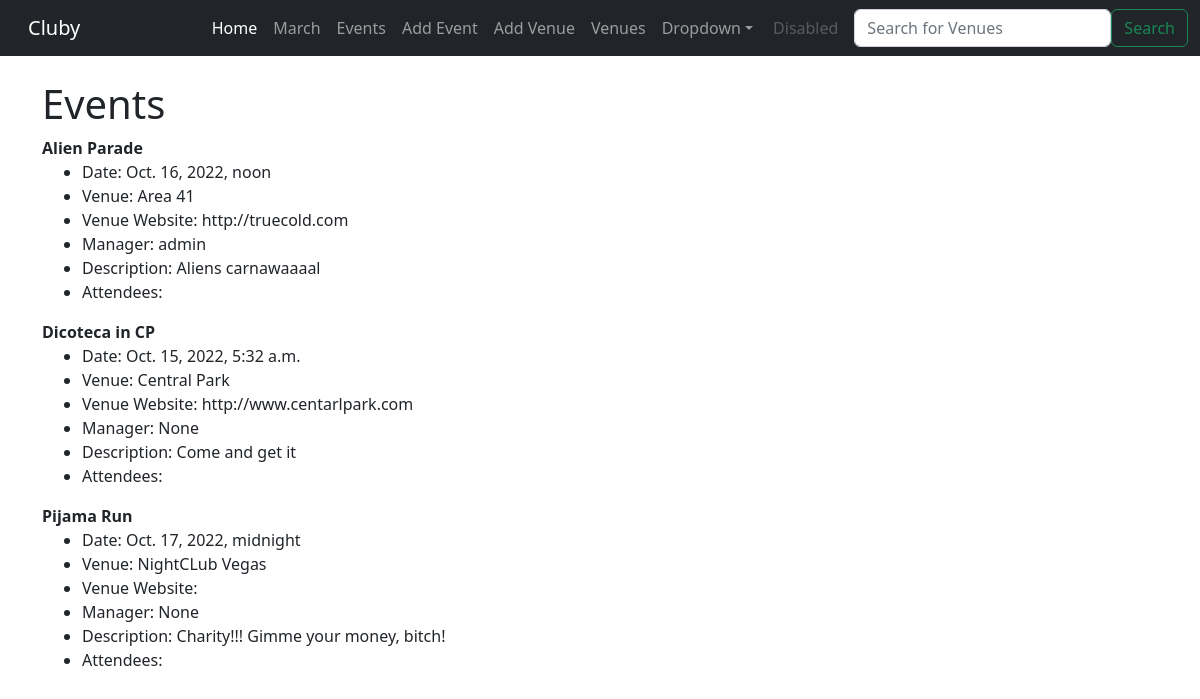
Before: /events with the older database file.
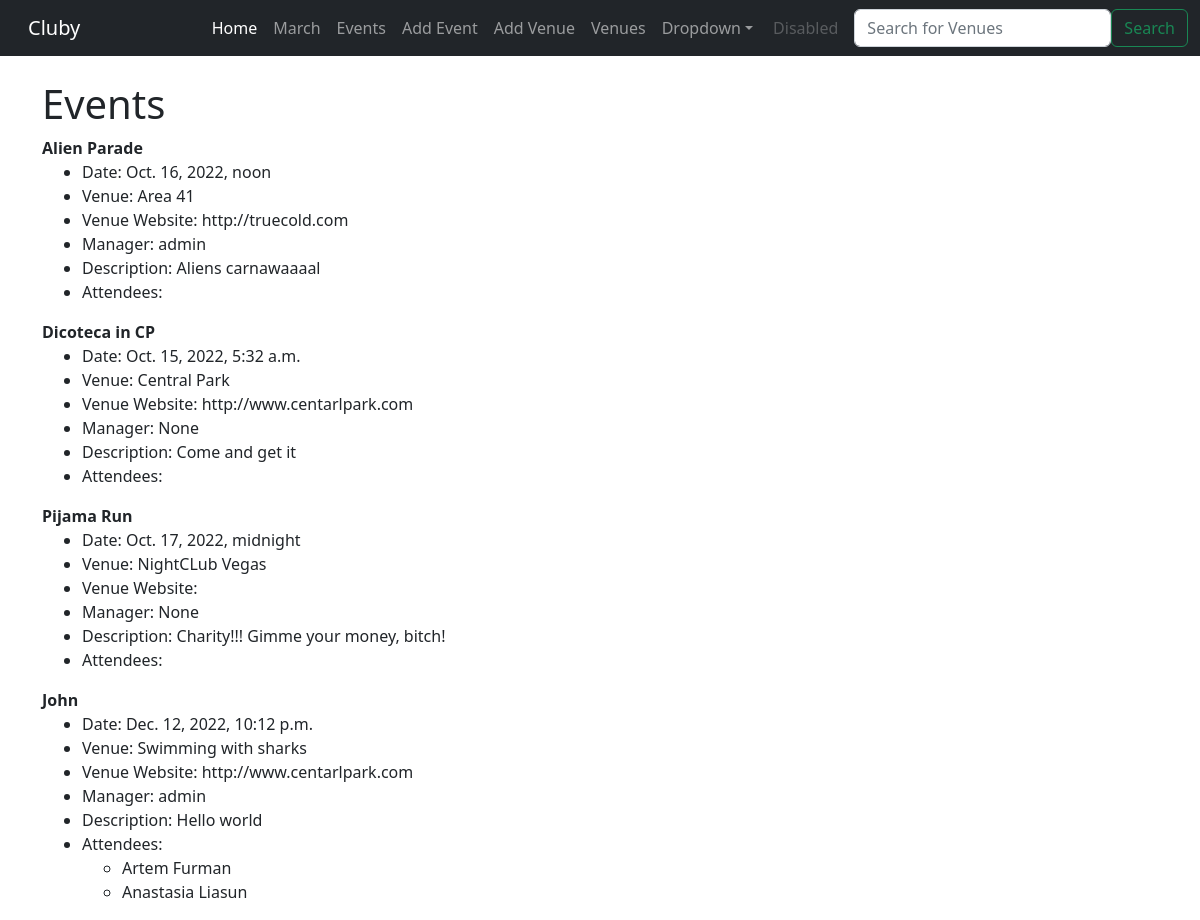
After: the same page with the newer database file.
### events/models.py (models this page shows, shortened)
class Event(models.Model):
    name = models.CharField('Event Name', max_length=120)
    event_date = models.DateTimeField('Event Date')
    venue = models.ForeignKey(Venue, blank=True, null=True, on_delete=models.CASCADE)
    manager = models.ForeignKey(User, blank=True, null=True, on_delete=models.SET_NULL)
    description = models.TextField(blank=True)
    attendees = models.ManyToManyField(MyClubUser, blank=True)

class Venue(models.Model):
    name = models.CharField('Venue Name', max_length = 120)
    address = models.CharField(max_length = 300)
    zip_code = models.CharField('Zip Code', max_length = 15)
    phone = models.CharField('Contact Phone', max_length = 25, blank=True)
    web = models.URLField('Website Address', blank=True)
    email_address = models.EmailField('Email Address', blank=True)
    def __str__(self):
        return self.name

class MyClubUser(models.Model):
    first_name =models.CharField('Event Name', max_length=30)
    last_name = models.CharField('Event Name', max_length=30)
    email = models.EmailField("User Email")
    def __str__(self):
        return self.first_name + " " + self.last_name

### events/views.py (the view)
# urls.py: path('events', views.all_events, name='list-events'),
def all_events(request):
    event_list = Event.objects.all()
    return render(request, 'events/event_list.html', {
        "event_list": event_list
    })

### events/templates/events/event_list.html
{% extends 'events/base.html' %}
{% block content %}
    <div class="container">
    <h1>Events</h1>
    {% for event in event_list %}
        <strong>{{ event.name }}</strong>
        <ul>
        <li>Date: {{ event.event_date }}</li>
        <li>Venue: {{ event.venue }}</li>
        <li>Venue Website: {{ event.venue.web}}</li>
        <li>Manager: {{ event.manager }}</li>
        <li>Description: {{ event.description }}</li>
        <li> Attendees:
            <ul>
        {% for user in event.attendees.all %}
        <li>{{ user }}</li>
        {% endfor %}
        </ul>
        </ul>
    {% endfor %}
    </div>
{% endblock %}

### events/templates/events/base.html (shortened to what this page needs)
<!doctype html>
<html lang="ar" dir="ltr">
  <head>
    <link rel="stylesheet" href="https://cdn.jsdelivr.net/npm/bootstrap@5.2.2/dist/css/bootstrap.rtl.min.css">
  </head>
  <body>
    {% include 'events/navbar.html' %}
    <br>
    {% block content %}
    {% endblock %}
  </body>
</html>

### events/templates/events/navbar.html (shortened to what this page needs)
<nav class="navbar navbar-expand-lg navbar-dark bg-dark" dir="ltr">
    <div class="container-fluid">
      <a class="navbar-brand" href="{% url 'home' %}">Cluby</a>
      <div class="collapse navbar-collapse" id="navbarSupportedContent">
        <ul class="navbar-nav me-auto mb-2 mb-lg-0">
          <li class="nav-item">
            <a class="nav-link active" aria-current="page" href="#">Home</a>
          </li>
          <li class="nav-item">
            <a class="nav-link" href="{% url 'home' '2022' 'march' %}">March</a>
          </li>
          <li class="nav-item">
            <a class="nav-link" href="{% url 'list-events' %}">Events</a>
          </li>
          <li class="nav-item">
            <a class="nav-link" href="{% url 'add-event' %}">Add Event</a>
          </li>
          <li class="nav-item">
            <a class="nav-link" href="{% url 'add-venue' %}">Add Venue</a>
          </li>
          <li class="nav-item">
            <a class="nav-link" href="{% url 'list-venues' %}">Venues</a>
          </li>
          <li class="nav-item dropdown">
            <a class="nav-link dropdown-toggle" href="#" role="button" data-bs-toggle="dropdown" aria-expanded="false">
              Dropdown
            </a>
          </li>
          <li class="nav-item">
            <a class="nav-link disabled">Disabled</a>
          </li>
        </ul>
        <form class="d-flex" role="search" method=POST action='{% url "search-venues" %}'>
          <input class="form-control me-2" type="search" placeholder="Search for Venues" aria-label="Search" name="searched">
          <button class="btn btn-outline-success" type="submit">Search</button>
        </form>
      </div>
    </div>
  </nav>

Changed rows visible on the page:
added Event: name "John", event_date "Dec. 12, 2022, 10:12 p.m.", venue "Swimming with sharks", venue.web "http://www.centarlpark.com", manager "admin", description "Hello world"
now on this page (row unchanged): MyClubUser: first_name+last_name "Artem Furman"
now on this page (row unchanged): MyClubUser: first_name+last_name "Anastasia Liasun"
